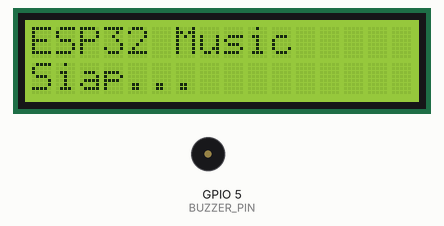
Recording of a sketch running on a simulated ESP32. On the bench: 16×2 character LCD, buzzer (waves = sounding). What the sketch prints to the serial monitor is not drawn.

Above: at 0.1 s.
At 12.7 s:
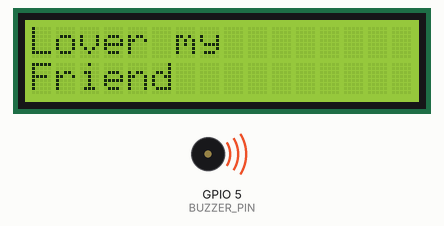
At 16.9 s:
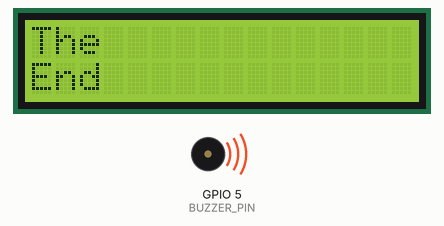
At 30.7 s:
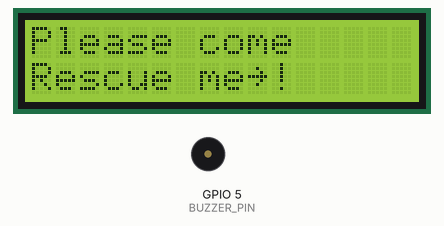
Timing chart, 0 to 40.0 s (numbered marks = the images above):
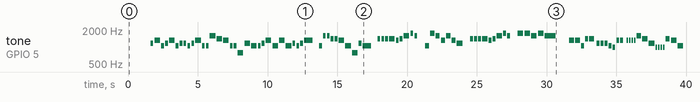

The sketch:

Sweet_Little_Bumblebee.ino
```cpp
/*
 * ESP32 Music Player dengan LCD I2C
 * SDA -> Pin 21 | SCL -> Pin 22 | Buzzer -> Pin 5
 * Library: LiquidCrystal_I2C by Frank de Brabander
 */

#include <Wire.h>
#include <LiquidCrystal_I2C.h>

#define BUZZER_PIN   5
#define SDA_PIN      21
#define SCL_PIN      22
#define LCD_ADDR     0x27
#define LCD_COLS     16
#define LCD_ROWS     2

// === Oktaf 1 - Mayor (tengah) ===
#define DO1     523
#define RE1     587
#define MI1     659
#define FA1     698
#define SOL1    784
#define LA1     880
#define SI1     988

// === Oktaf 2 - Mayor (tinggi) ===
#define DO2     1047
#define RE2     1175
#define MI2     1319
#define FA2     1397
#define SOL2    1568
#define LA2     1760
#define SI2     1976

// === Oktaf 3 - Mayor (sangat tinggi) ===
#define DO3     2093
#define RE3     2349
#define MI3     2637
#define FA3     2794
#define SOL3    3136
#define LA3     3520
#define SI3     3951

// === Oktaf 0 - Minor (rendah) ===
#define DOm     277
#define REm     311
#define MIm     311
#define FAm     370
#define SOLm    415
#define LAm     415
#define SIm     466

// === Oktaf 1 - Minor (tengah) ===
#define DOm1    554
#define REm1    622
#define MIm1    622
#define FAm1    740
#define SOLm1   831
#define LAm1    831
#define SIm1    932

// === Oktaf 2 - Minor (tinggi) ===
#define DOm2    1109
#define REm2    1245
#define MIm2    1245
#define FAm2    1480
#define SOLm2   1661
#define LAm2    1661
#define SIm2    1865

// === Oktaf 3 - Minor (sangat tinggi) ===
#define DOm3    2217
#define REm3    2489
#define MIm3    2489
#define FAm3    2960
#define SOLm3   3322
#define LAm3    3322
#define SIm3    3729

// === Diam / Jeda ===
#define DIAM    0
// BY @mc.zminecrafter_18 ~ Zmc18_Roboticz ~ Zmc18-Robotics
// =========================================================
// === EDIT BAGIAN INI =====================================
// =========================================================

const int totalNada = 183;

int melodi[] = {
  // Bag 1: My heart skips a beat (11)
  RE2, MI2, DO2, RE2, MI2, DO2, RE2, RE2, DO2, RE2, MI2,
  // Bag 2: I go BOOM, You go ZOOM (10)
  DO2, DO2, SOL2, FA2, MI2,
  DO2, DO2, SOL1, RE2, DO2,
  // Bag 3: You're my playboy toy (6)
  DO2, RE2, MI2, DO2, MI2, DO2,
  // Bag 4: Lover my friend (5)
  RE2, DO2, RE2, MI2, DIAM,
  // Bag 5: I wanna be with you until the end (11)
  DO2, SOL2, SOL2, FA2, FA2, MI2,
  DO2, SOL1, RE2, DO2, DIAM,
  // -- Total: 43 --

  // Bag 6: I give my heart and my soul (10)
  FA2, FA2, FA2, FA2, MI2, FA2, SOL2, LA2, SOL2, DIAM,
  // Bag 7: To make you see it's true (8)
  DO2, LA2, SOL2, MI2, SOL2, MI2, RE2, DIAM,
  // -- Total: 61 --

  // Bag 8: I'am so confused baby can't you see (10)
  FA2, FA2, FA2, FA2, MI2, FA2, SOL2, LA2, SOL2, DIAM,
  // Bag 9: Please come rescue me (6)
  LA2, LA2, SOL2, LA2, SOL2, DIAM,
  // -- Total: 77 --

  // Bag 10: Sweet little bumblebee (6)
  MI2, MI2, DO2, FA2, FA2, DIAM,
  // Bag 11: I know what you want from me (8)
  RE2, RE2, RE2, DO2, SI1, MI2, MI2, DIAM,
  // -- Total: 91 --

  // Bag 12: Du du bi du bi (7)
  MI2, MI2, MI2, MI2, SOL2, FA2, RE2,
  // Bag 13: Du du bi du bi (8)
  SI1, SI1, SI1, SI1, FA2, MI2, DO2, DIAM,
  // -- Total: 106 --

  // Bag 14: Sweet little bumblebee (6)
  MI2, MI2, DO2, FA2, FA2, DIAM,
  // Bag 15: More than just a fantasy (8)
  RE2, RE2, RE2, DO2, SI1, MI2, MI2, DIAM,
  // -- Total: 120 --

  // Bag 16: Du du bi du bi (7)
  MI2, MI2, MI2, MI2, SOL2, FA2, RE2,
  // Bag 17: Du du bi du bi (8)
  SI1, SI1, SI1, SI1, FA2, MI2, DO2, DIAM,
  // -- Total: 135 --

  // Bag 18: Oh bridge (9)
  LA1, SOL2, FA2, RE2, SI1, FA2, MI2, DO2, DIAM,
  // Bag 19: Du du bi du bi (7)
  MI2, MI2, MI2, MI2, SOL2, FA2, RE2,
  // Bag 20: Du du bi du bi (8)
  SI1, SI1, SI1, SI1, FA2, MI2, DO2, DIAM,
  // -- Total: 159 --

  // Bag 21: Oh bridge (9)
  LA1, SOL2, FA2, RE2, SI1, FA2, MI2, DO2, DIAM,
  // Bag 22: Du du bi du bi (7)
  MI2, MI2, MI2, MI2, SOL2, FA2, RE2,
  // Bag 23: Du du bi du bi (8)
  SI1, SI1, SI1, SI1, FA2, MI2, DO2, DIAM
  // -- TOTAL: 183 --
};

int durasi[] = {
  // Bag 1 (11)
  200, 400, 200, 200, 400, 200, 200, 200, 200, 200, 400,
  // Bag 2 (10)
  200, 200, 400, 400, 400,
  200, 200, 400, 400, 400,
  // Bag 3 (6)
  200, 200, 400, 400, 400, 400,
  // Bag 4 (5)
  200, 200, 200, 600, 300,
  // Bag 5 (11)
  200, 200, 200, 200, 200, 400,
  400, 400, 200, 600, 300,

  // Bag 6 (10)
  200, 200, 200, 400, 200, 200, 400, 200, 200, 400,
  // Bag 7 (8)
  300, 300, 300, 300, 300, 300, 400, 400,

  // Bag 8 (10)
  200, 200, 200, 400, 200, 200, 400, 200, 200, 400,
  // Bag 9 (6)
  400, 400, 400, 400, 800, 800,
  // BY @mc.zminecrafter_18 ~ Zmc18_Roboticz ~ Zmc18-Robotics
  // Bag 10 (6)
  350, 350, 200, 200, 350, 50,
  // Bag 11 (8)
  200, 200, 200, 200, 200, 200, 200, 100,

  // Bag 12 (7)
  100, 100, 100, 100, 300, 400, 400,
  // Bag 13 (8)
  100, 100, 100, 100, 300, 400, 400, 100,

  // Bag 14 (6)
  350, 350, 200, 200, 350, 50,
  // Bag 15 (8)
  200, 200, 200, 200, 200, 200, 200, 100,

  // Bag 16 (7)
  100, 100, 100, 100, 300, 300, 400,
  // Bag 17 (8)
  100, 100, 100, 100, 300, 300, 400, 100,

  // Bag 18 (9)
  400, 400, 400, 400, 400, 400, 400, 400, 100,
  // Bag 19 (7)
  100, 100, 100, 100, 300, 300, 400,
  // Bag 20 (8)
  100, 100, 100, 100, 300, 300, 400, 100,

  // Bag 21 (9)
  400, 400, 400, 400, 400, 400, 400, 400, 100,
  // Bag 22 (7)
  100, 100, 100, 100, 300, 300, 400,
  // Bag 23 (8)
  100, 100, 100, 100, 300, 300, 400, 100
};

const char* teks1[] = {
  // Bag 1 (11)
  "My", "My Heart", "My Heart Skips", "My Heart Skips", "My Heart Skips",
  "When", "When you", "When you walk", "When you walk", "When you walk", "When you walk",
  // Bag 2 (10)
  "I", "I go", "BOOM", "", "BOOM",
  "You", "You go", "ZOOM", "", "ZOOM",
  // Bag 3 (6)
  "You're", "You're my", "You're my", "You're my", "PLAY", "PLAY",
  // Bag 4 (5)
  "Lo-", "Lover", "Lover my", "Lover my", "Lover my",
  // Bag 5 (11)
  "I", "I wan-", "I wanna", "I wanna be", "I wanna be with", "I wanna be with",
  "I wanna be with", "I wanna be with", "The", "The", "The",

  // Bag 6 (10)
  "I", "I give", "I give my", "I give my heart", "I give my heart",
  "I give my heart", "I give my heart", "To", "To", "To",
  // Bag 7 (8)
  "To", "To make", "To make you", "To make you see",
  "To make you see", "To make you see", "To make you see", "",

  // Bag 8 (10)
  "I'am", "I'am so", "I'am so con-", "I'am so confused",
  "Ba-", "Baby", "Baby cant", "you", "you see?", "you see?",
  // Bag 9 (6)
  "Please", "Please come", "Please come", "Please come", "Please come", "Please come",

  // Bag 10 (6)
  "Sweet", "Sweet little", "Sweet little", "Sweet little", "Sweet little", "Sweet little",
  // Bag 11 (8)
  "I", "I know", "I know what", "I know what", "I know what", "From", "From me", "From me",

  // Bag 12 (7)
  "Du", "Du du", "Du du bi", "Du du bi du", "Du du bi du bi", "Du du bi du bi", "Du du bi du bi",
  // Bag 13 (8)
  "Du", "Du du", "Du du bi", "Du du bi du", "Du du bi du bi", "Du du bi du bi", "Du du bi du bi", "Du du bi du bi",

  // Bag 14 (6)
  "Sweet", "Sweet little", "Sweet little", "Sweet little", "Sweet little", "Sweet little",
  // Bag 15 (8)
  "More", "More than", "More than just", "More than just", "More than just", "More than just", "More than just", "More than just",
 // BY @mc.zminecrafter_18 ~ Zmc18_Roboticz ~ Zmc18-Robotics
  // Bag 16 (7)
  "Du", "Du du", "Du du bi", "Du du bi du", "Du du bi du bi", "Du du bi du bi", "Du du bi du bi",
  // Bag 17 (8)
  "Du", "Du du", "Du du bi", "Du du bi du", "Du du bi du bi", "Du du bi du bi", "Du du bi du bi", "Du du bi du bi",

  // Bag 18 (9)
  "Oh", "Oh~", "Oh~~", "Oh~~~", "Oh~~~~", "Oh~~~~~", "Oh~~~~~~", "Oh~~~~~~~", "Oh~~~~~~~~",
  // Bag 19 (7)
  "Du", "Du du", "Du du bi", "Du du bi du", "Du du bi du bi", "Du du bi du bi", "Du du bi du bi",
  // Bag 20 (8)
  "Du", "Du du", "Du du bi", "Du du bi du", "Du du bi du bi", "Du du bi du bi", "Du du bi du bi", "Du du bi du bi",

  // Bag 21 (9)
  "Oh", "Oh~", "Oh~~", "Oh~~~", "Oh~~~~", "Oh~~~~~", "Oh~~~~~~", "Oh~~~~~~~", "Oh~~~~~~~~",
  // Bag 22 (7)
  "Du", "Du du", "Du du bi", "Du du bi du", "Du du bi du bi", "Du du bi du bi", "Du du bi du bi",
  // Bag 23 (8)
  "Du", "Du du", "Du du bi", "Du du bi du", "Du du bi du bi", "Du du bi du bi", "Du du bi du bi", "Du du bi du bi"
};

const char* teks2[] = {
  // Bag 1 (11)
  "", "", "", "a", "a beat",
  "", "", "", "In", "In the", "In the room",
  // Bag 2 (10)
  "", "", "", "BOOM", "",
  "", "", "", "ZOOM", "",
  // Bag 3 (6)
  "", "", "Play-", "PLAYBOY", "", "TOY",
  // Bag 4 (5)
  "", "", "", "Friend", "Friend",
  // Bag 5 (11)
  "", "", "", "", "", "you",
  "you un-", "you until", "", "End", "End",

  // Bag 6 (10)
  "", "", "", "", "and", "and my", "and my soul", "", "you", "you",
  // Bag 7 (8)
  "", "", "", "", "It's", "It's true", "It's true", "",

  // Bag 8 (10)
  "", "", "", "", "", "", "", "", "", "",
  // Bag 9 (6)
  "", "", "Res-", "Rescue", "Rescue me~!", "Rescue me~!",

  // Bag 10 (6)
  "", "", "Bum-", "Bumble-", "Bumblebee", "Bumblebee",
  // Bag 11 (8)
  "", "", "", "You", "You want", "", "", "",

  // Bag 12 (7)
  "", "", "", "", "", "La", "La da",
  // Bag 13 (8)
  "", "", "", "", "", "La", "La da", "La da",

  // Bag 14 (6)
  "", "", "Bum-", "Bumble-", "Bumblebee", "Bumblebee",
  // Bag 15 (8)
  "", "", "", "a", "a fan-", "a fanta-", "a fantasy", "a fantasy",

  // Bag 16 (7)
  "", "", "", "", "", "La", "La da",
  // Bag 17 (8)
  "", "", "", "", "", "La", "La da", "La da",

  // Bag 18 (9)
  "", "", "", "", "", "", "", "", "",
  // Bag 19 (7)
  "", "", "", "", "", "La", "La da",
  // Bag 20 (8)
  "", "", "", "", "", "La", "La da", "La da",

  // Bag 21 (9)
  "", "", "", "", "", "", "", "", "",
  // Bag 22 (7)
  "", "", "", "", "", "La", "La da",
  // Bag 23 (8)
  "", "", "", "", "", "La", "La da", "La da"
};


// =========================================================

LiquidCrystal_I2C lcd(LCD_ADDR, LCD_COLS, LCD_ROWS);

// Tampilkan LCD tanpa lcd.clear() agar tidak ada delay & lag
// Padding spasi otomatis menimpa karakter lama
void tampilkanLCD(const char* baris1, const char* baris2) {
  char buf[17];

  lcd.setCursor(0, 0);
  snprintf(buf, sizeof(buf), "%-16s", baris1);
  lcd.print(buf);

  lcd.setCursor(0, 1);
  snprintf(buf, sizeof(buf), "%-16s", baris2);
  lcd.print(buf);
}

void mainkanNada(int frekuensi, int lama) {
  if (frekuensi == 0) {
    noTone(BUZZER_PIN);
  } else {
    tone(BUZZER_PIN, frekuensi, lama);
  }
  delay(lama);
  noTone(BUZZER_PIN);
  delay(50); // jeda antar nada
}

void setup() {
  Serial.begin(115200);

  // === Debug: validasi jumlah elemen array ===
  int j1 = sizeof(teks1) / sizeof(teks1[0]);
  int j2 = sizeof(teks2) / sizeof(teks2[0]);
  int jm = sizeof(melodi) / sizeof(melodi[0]);
  int jd = sizeof(durasi) / sizeof(durasi[0]);

  Serial.printf("teks1  = %d\n", j1);
  Serial.printf("teks2  = %d\n", j2);
  Serial.printf("melodi = %d\n", jm);
  Serial.printf("durasi = %d\n", jd);
  Serial.printf("totalNada = %d\n", totalNada);

  if (j1 != totalNada || j2 != totalNada || jm != totalNada || jd != totalNada) {
    Serial.println("ERROR: Jumlah elemen tidak sama!");
  } else {
    Serial.println("OK: Semua array sesuai.");
  }
  // ============================================

  Wire.begin(SDA_PIN, SCL_PIN);
  lcd.init();
  lcd.backlight();

  lcd.setCursor(0, 0);
  lcd.print("ESP32 Music     ");
  lcd.setCursor(0, 1);
  lcd.print("Siap...         ");
  delay(1500);

  pinMode(BUZZER_PIN, OUTPUT);
  noTone(BUZZER_PIN);
  // BY @mc.zminecrafter_18 ~ Zmc18_Roboticz ~ Zmc18-Robotics
  for (int i = 0; i < totalNada; i++) {
    tampilkanLCD(teks1[i], teks2[i]);
    mainkanNada(melodi[i], durasi[i]);
  }

  lcd.setCursor(0, 0);
  lcd.print("Selesai!        ");
  lcd.setCursor(0, 1);
  lcd.print("EN untuk ulangi ");
}

void loop() {
  // Tekan EN/BOOT untuk mengulang
}
```

Measured:
- by itself, tone on GPIO 5 (BUZZER_PIN): plays 1175 Hz for 0.20 s, 1319 Hz for 0.40 s, 1047 Hz for 0.20 s, 1175 Hz for 0.20 s, 1319 Hz for 0.40 s, 1047 Hz for 0.20 s … (97 notes in this stretch)
- what the display in image 1 shows lasts 1.1 s, from 12.6 s to 13.7 s
